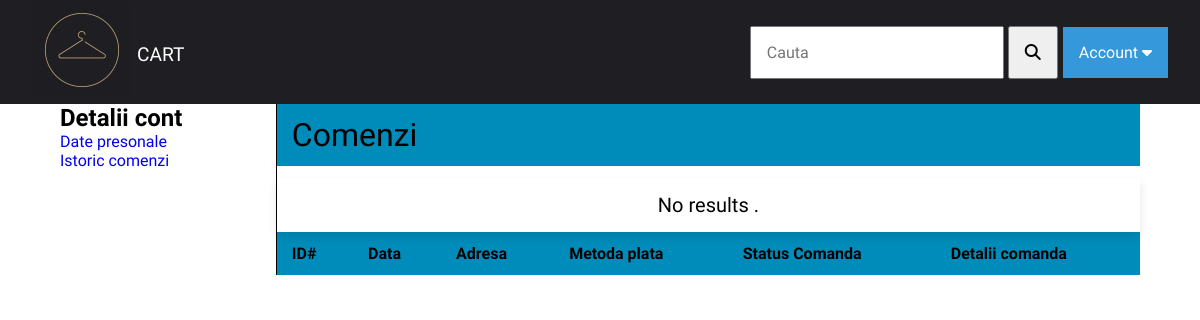
Page /orders.php (signed in) on the earlier database version.
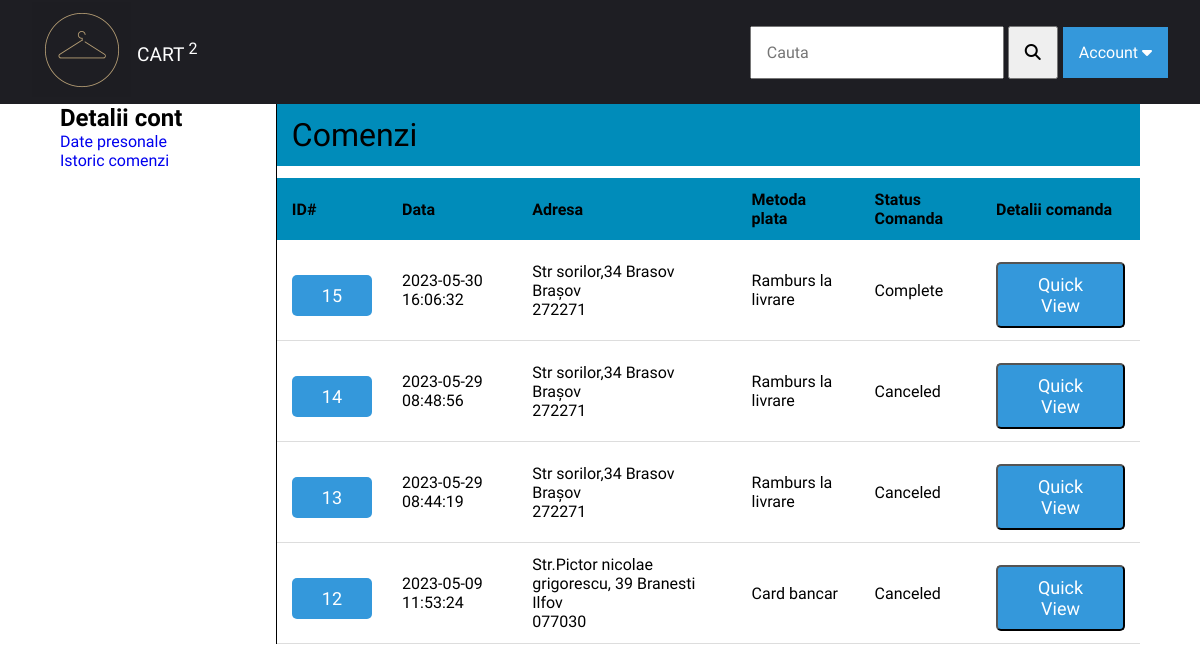
Same page on the later database version.
### tables this page shows
CREATE TABLE IF NOT EXISTS `comenzi` (
  `ID` int NOT NULL AUTO_INCREMENT,
  `cod_client` int NOT NULL,
  `pret_total` float NOT NULL,
  `cod_status` int NOT NULL,
  `data` datetime NOT NULL,
  `metoda_plata` enum('Ramburs la livrare','Card bancar') NOT NULL COMMENT '1(ramburs),2(card)',
  PRIMARY KEY (`ID`),
  KEY `cod_client` (`cod_client`),
  KEY `cod_status` (`cod_status`)
);

CREATE TABLE IF NOT EXISTS `clienti` (
  `ID` int NOT NULL AUTO_INCREMENT,
  `nume` varchar(32) NOT NULL,
  `prenume` varchar(64) NOT NULL,
  `adresa` varchar(100) NOT NULL,
  `cod_judet` int NOT NULL,
  `localitate` varchar(64) NOT NULL,
  `zipcode` varchar(64) NOT NULL,
  `telefon` varchar(12) NOT NULL,
  `date_facturare` varchar(255) NOT NULL,
  `cod_utilizator` int NOT NULL,
  PRIMARY KEY (`ID`),
  KEY `cod_judet` (`cod_judet`),
  KEY `cod_utilizator` (`cod_utilizator`)
);

CREATE TABLE IF NOT EXISTS `judete` (
  `ID` int NOT NULL AUTO_INCREMENT,
  `denumire` varchar(16) NOT NULL,
  PRIMARY KEY (`ID`)
);

CREATE TABLE IF NOT EXISTS `comenzi_status` (
  `ID` int NOT NULL AUTO_INCREMENT,
  `denumire` varchar(32) NOT NULL,
  PRIMARY KEY (`ID`)
);

### orders.php (the view, shortened to what this page needs)
<?php
include("includes/connect.php");
if (isset($_SESSION['user_logged_in'])) {
  $user_id = $_SESSION['user_id'];
}
$orders_query = mysqli_query($con, "SELECT *,s.ID AS cod_status,c.ID AS cod_comanda,CONCAT(nume,' ',prenume) AS 'fullName'
FROM comenzi c
INNER JOIN clienti ON c.cod_client=clienti.ID
INNER JOIN comenzi_status s ON c.cod_status=s.ID
WHERE cod_utilizator=$user_id
ORDER BY c.ID DESC");
?>
<!DOCTYPE html>
<html lang="en">
<head>
  <link rel="stylesheet" href="css/style.css">
</head>
<html>
<body>
  <?php include("includes/header.php") ?>
  <div class="wrapper">
    <div class="account-menu">
      <h2>Detalii cont</h2>
      <ul>
        <li><a href="account.php">Date presonale</a></li>
        <li><a href="orders.php">Istoric comenzi</a></li>
      </ul>
    </div>
    <div class="container">
      <div class="order-detail-header">Comenzi</div>
      <div class="orders-wrapper">
        <table id="table_field">
          <thead>
            <th>ID#</th>
            <th>Data</th>
            <th>Adresa</th>
            <th>Metoda plata</th>
            <th>Status Comanda</th>
            <th>Detalii comanda</th>
          </thead>
          <tbody>
            <?php
            if (mysqli_num_rows($orders_query) ==  0) {
            ?>
              <div class='message' onclick='this.remove();'>No results .</div>
              <?php
            } else {
              while ($row = mysqli_fetch_assoc($orders_query)) {
              ?>
                <tr>
                  <td><a href="order_details.php?id_comanda=<?= $row['cod_comanda'] ?>" class="btn"><?php echo "" . $row['cod_comanda'] . " " ?></a> </td>
                  <td><?php echo "" . $row['data'] . " " ?></td>
                  <td><?php
                      $jud = mysqli_fetch_assoc(mysqli_query($con, "SELECT * FROM judete WHERE ID=" . $row['cod_judet'] . ""));
                      $judet = $jud['denumire'];
                      echo "{$row['adresa']} {$row['localitate']} $judet <br> {$row['zipcode']}" ?></td>
                  <td><?= $row['metoda_plata'] ?></td>
                  <td><?= $row['denumire'] ?></td>
                  <td><button class="btn" data-modal-target="#modal<?= $row['cod_comanda'] ?>">Quick view</button></td>
                </tr>
                <div class="modal" id="modal<?= $row['cod_comanda'] ?>">
              <?php }
            } ?>
          </tbody>
        </table>
      </div>
    </div>
  </div>
</body>
</html>

### includes/header.php (shortened to what this page needs)
<header>
  <div class="navbar-main">
    <div class="inner-left">
      <a href="index.php" class="back-home">
        <img class="logo" src="./poze/logo.png" alt="shop-logo">
      </a>
      <ul class="nav_links">
        <li><a href="cart.php">Cart<sup>
              <?php
              if (isset($_SESSION['user_logged_in'])) {
                $cart_query = mysqli_query($con, "SELECT * FROM `cos` WHERE user_id = $user_id") or die('query failed');
                if (mysqli_num_rows($cart_query) > 0) {
                  $prod_cnt = 0;
                  while ($row_cnt = mysqli_fetch_assoc($cart_query)) {
                    $prod_cnt += $row_cnt['quantity'];
                  }
                  echo $prod_cnt;
                }
              }
              ?></sup></a></li>
      </ul>
    </div>
    <div class="inner-right">
      <form action="search_product.php" method="get" class="search-form">
        <input class="search" placeholder="Cauta" type="search" aria-label="Search" name="search_data">
        <button type="submit" name="search_data_product" class="search-button"><i class="fa fa-search" aria-hidden="true"></i>
        </button>
      </form>
      <div class="dropdown">
        <button onclick="toggleDropdown()" class="dropbtn">
          Account <i class='fas fa-caret-down'></i>
        </button>
      </div>
    </div>
  </div>
</header>

Differences in the rows shown:
added comenzi: ID "15", data "2023-05-30 16:06:32", cod_client.adresa "Str sorilor,34", cod_client.localitate "Brasov", judete.denumire "Brașov", cod_client.zipcode "272271", metoda_plata "Ramburs la livrare", cod_status.denumire "Complete"
added comenzi: ID "14", data "2023-05-29 08:48:56", cod_client.adresa "Str sorilor,34", cod_client.localitate "Brasov", judete.denumire "Brașov", cod_client.zipcode "272271", metoda_plata "Ramburs la livrare", cod_status.denumire "Canceled"
added comenzi: ID "13", data "2023-05-29 08:44:19", cod_client.adresa "Str sorilor,34", cod_client.localitate "Brasov", judete.denumire "Brașov", cod_client.zipcode "272271", metoda_plata "Ramburs la livrare", cod_status.denumire "Canceled"
added comenzi: ID "12", data "2023-05-09 11:53:24", cod_client.adresa "Str.Pictor nicolae grigorescu, 39", cod_client.localitate "Branesti", judete.denumire "Ilfov", cod_client.zipcode "077030", metoda_plata "Card bancar", cod_status.denumire "Canceled"
Other differences:
$prod_cnt: (not shown) → "2"
text no longer shown: "No results ."
